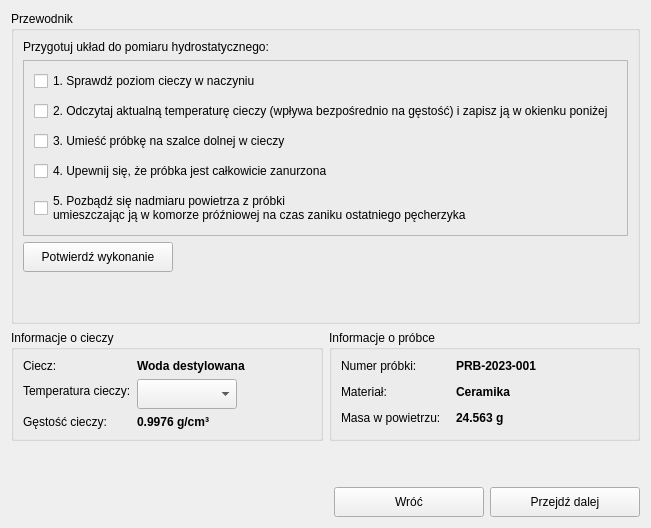
                  <widget class="QWidget" name="pagePrepareMeasureSecond">
                   <layout class="QVBoxLayout" name="verticalLayout_17">
                    <item>
                     <widget class="QGroupBox" name="groupBoxGuidePrepareMeasureSecond">
                      <property name="minimumSize">
                       <size>
                        <width>0</width>
                        <height>250</height>
                       </size>
                      </property>
                      <property name="title">
                       <string>Przewodnik</string>
                      </property>
                      <layout class="QVBoxLayout" name="verticalLayout_32">
                       <item>
                        <widget class="QLabel" name="labelGuidePrepareMeasureSecond">
                         <property name="font">
                          <font>
                           <pointsize>9</pointsize>
                          </font>
                         </property>
                         <property name="text">
                          <string>Przygotuj układ do pomiaru hydrostatycznego:</string>
                         </property>
                         <property name="wordWrap">
                          <bool>true</bool>
                         </property>
                        </widget>
                       </item>
                       <item>
                        <widget class="QFrame" name="frameStepsPrepareMeasureSecond">
                         <property name="frameShape">
                          <enum>QFrame::Shape::StyledPanel</enum>
                         </property>
                         <property name="frameShadow">
                          <enum>QFrame::Shadow::Raised</enum>
                         </property>
                         <layout class="QVBoxLayout" name="stepsLayout">
                          <property name="spacing">
                           <number>10</number>
                          </property>
                          <property name="leftMargin">
                           <number>10</number>
                          </property>
                          <property name="topMargin">
                           <number>10</number>
                          </property>
                          <property name="rightMargin">
                           <number>10</number>
                          </property>
                          <property name="bottomMargin">
                           <number>10</number>
                          </property>
                          <item>
                           <layout class="QHBoxLayout" name="step1Layout">
                            <item>
                             <widget class="QCheckBox" name="stepFirstPrepareMeasureSecond">
                              <property name="font">
                               <font>
                                <pointsize>9</pointsize>
                                <hintingpreference>PreferDefaultHinting</hintingpreference>
                               </font>
                              </property>
                              <property name="layoutDirection">
                               <enum>Qt::LayoutDirection::LeftToRight</enum>
                              </property>
                              <property name="text">
                               <string>1. Sprawdź poziom cieczy w naczyniu</string>
                              </property>
                             </widget>
                            </item>
                           </layout>
                          </item>
                          <item>
                           <layout class="QHBoxLayout" name="step2Layout">
                            <item>
                             <widget class="QCheckBox" name="stepTwoPrepareMeasureSecond">
                              <property name="text">
                               <string>2. Odczytaj aktualną temperaturę cieczy (wpływa bezpośrednio na gęstość) i zapisz ją w okienku poniżej </string>
                              </property>
                              <property name="tristate">
                               <bool>false</bool>
                              </property>
                             </widget>
                            </item>
                           </layout>
                          </item>
                          <item>
                           <layout class="QHBoxLayout" name="step3Layout">
                            <item>
                             <widget class="QCheckBox" name="stepTreePrepareMeasureSecond">
                              <property name="text">
                               <string>3. Umieść próbkę na szalce dolnej w cieczy</string>
                              </property>
                             </widget>
                            </item>
                           </layout>
                          </item>
                          <item>
                           <layout class="QHBoxLayout" name="step4Layout">
                            <item>
                             <widget class="QCheckBox" name="stepFourPrepareMeasureSecond">
                              <property name="text">
                               <string>4. Upewnij się, że próbka jest całkowicie zanurzona</string>
                              </property>
                             </widget>
                            </item>
                           </layout>
                          </item>
                          <item>
                           <layout class="QHBoxLayout" name="step5Layout">
                            <item>
                             <widget class="QCheckBox" name="stepFivePrepareMeasureSecond">
                              <property name="text">
                               <string>5. Pozbądź się nadmiaru powietrza z próbki 
umieszczając ją w komorze próźniowej na czas zaniku ostatniego pęcherzyka</string>
                              </property>
                             </widget>
                            </item>
                           </layout>
                          </item>
                         </layout>
                        </widget>
                       </item>
                       <item>
                        <widget class="QPushButton" name="buttonConfrimPrepareMeasureSecond">
                         <property name="minimumSize">
                          <size>
                           <width>150</width>
                           <height>30</height>
                          </size>
                         </property>
                         <property name="maximumSize">
                          <size>
                           <width>150</width>
                           <height>16777215</height>
                          </size>
                         </property>
                         <property name="text">
                          <string>Potwierdź wykonanie</string>
                         </property>
                        </widget>
                       </item>
                       <item>
                        <spacer name="verticalSpacer_7">
                         <property name="orientation">
                          <enum>Qt::Orientation::Vertical</enum>
                         </property>
                         <property name="sizeHint" stdset="0">
                          <size>
                           <width>20</width>
                           <height>40</height>
                          </size>
                         </property>
                        </spacer>
                       </item>
                      </layout>
                     </widget>
                    </item>
                    <item>
                     <layout class="QHBoxLayout" name="horizontalLayout_8">
                      <item>
                       <widget class="QGroupBox" name="groupBoxFluidInfoPrepareMeasureSecond">
                        <property name="sizePolicy">
                         <sizepolicy hsizetype="Preferred" vsizetype="MinimumExpanding">
                          <horstretch>0</horstretch>
                          <verstretch>0</verstretch>
                         </sizepolicy>
                        </property>
                        <property name="maximumSize">
                         <size>
                          <width>16777215</width>
                          <height>16777215</height>
                         </size>
                        </property>
                        <property name="title">
                         <string>Informacje o cieczy</string>
                        </property>
                        <layout class="QFormLayout" name="formLayout_3">
                         <item row="0" column="0">
                          <widget class="QLabel" name="labelLiquidTypePrepareMeasureSecond">
                           <property name="text">
                            <string>Ciecz:</string>
                           </property>
                          </widget>
                         </item>
                         <item row="0" column="1">
                          <widget class="QLabel" name="editLiquidTypePrepareMeasureSecond">
                           <property name="font">
                            <font>
                             <bold>true</bold>
                            </font>
                           </property>
                           <property name="text">
                            <string>Woda destylowana</string>
                           </property>
                          </widget>
                         </item>
                         <item row="1" column="0">
                          <widget class="QLabel" name="labelTemperatureFluidPrepareMeasureSecond">
                           <property name="maximumSize">
                            <size>
                             <width>130</width>
                             <height>16777215</height>
                            </size>
                           </property>
                           <property name="text">
                            <string>Temperatura cieczy:</string>
                           </property>
                          </widget>
                         </item>
                         <item row="1" column="1">
                          <widget class="QComboBox" name="comboBoxTempFluidPrepareMeasureSecond">
                           <property name="minimumSize">
                            <size>
                             <width>0</width>
                             <height>30</height>
                            </size>
                           </property>
                           <property name="maximumSize">
                            <size>
                             <width>100</width>
                             <height>16777215</height>
                            </size>
                           </property>
                          </widget>
                         </item>
                         <item row="2" column="0">
                          <widget class="QLabel" name="labeLiquidDensityPrepareMeasureSecond">
                           <property name="text">
                            <string>Gęstość cieczy:</string>
                           </property>
                          </widget>
                         </item>
                         <item row="2" column="1">
                          <widget class="QLabel" name="labelLiquidDensityValuePrepareMeasureSecond">
                           <property name="font">
                            <font>
                             <bold>true</bold>
                            </font>
                           </property>
                           <property name="text">
                            <string>0.9976 g/cm³</string>
                           </property>
                          </widget>
                         </item>
                        </layout>
                       </widget>
                      </item>
                      <item>
                       <widget class="QGroupBox" name="groupBoxSampleInfoPrepareMeasureSecond">
                        <property name="sizePolicy">
                         <sizepolicy hsizetype="Preferred" vsizetype="MinimumExpanding">
                          <horstretch>0</horstretch>
                          <verstretch>0</verstretch>
                         </sizepolicy>
                        </property>
                        <property name="title">
                         <string>Informacje o próbce</string>
                        </property>
                        <layout class="QFormLayout" name="formLayout_2">
                         <property name="horizontalSpacing">
                          <number>15</number>
                         </property>
                         <property name="verticalSpacing">
                          <number>12</number>
                         </property>
                         <item row="0" column="0">
                          <widget class="QLabel" name="labelSampleIdPrepareMeasureSecond">
                           <property name="text">
                            <string>Numer próbki:</string>
                           </property>
                          </widget>
                         </item>
                         <item row="0" column="1">
                          <widget class="QLabel" name="editSampleIdValuePrepareMeasureSecond">
                           <property name="font">
                            <font>
                             <bold>true</bold>
                            </font>
                           </property>
                           <property name="text">
                            <string>PRB-2023-001</string>
                           </property>
                          </widget>
                         </item>
                         <item row="1" column="0">
                          <widget class="QLabel" name="labelSampleMaterialPrepareMeasureSecond">
                           <property name="text">
                            <string>Materiał:</string>
                           </property>
                          </widget>
                         </item>
                         <item row="1" column="1">
                          <widget class="QLabel" name="editSampleMaterialValuePrepareMeasureSecond">
                           <property name="font">
                            <font>
                             <bold>true</bold>
                            </font>
                           </property>
                           <property name="text">
                            <string>Ceramika</string>
                           </property>
                          </widget>
                         </item>
                         <item row="2" column="0">
                          <widget class="QLabel" name="labelAirWeightPrepareMeasureSecond">
                           <property name="text">
                            <string>Masa w powietrzu:</string>
                           </property>
                          </widget>
                         </item>
                         <item row="2" column="1">
                          <widget class="QLabel" name="labelAirWeightValuePrepareMeasureSecond">
                           <property name="font">
                            <font>
                             <bold>true</bold>
                            </font>
                           </property>
                           <property name="text">
                            <string>24.563 g</string>
                           </property>
                          </widget>
                         </item>
                        </layout>
                       </widget>
                      </item>
                     </layout>
                    </item>
                    <item>
                     <spacer name="verticalSpacer_6">
                      <property name="orientation">
                       <enum>Qt::Orientation::Vertical</enum>
                      </property>
                      <property name="sizeHint" stdset="0">
                       <size>
                        <width>20</width>
                        <height>40</height>
                       </size>
                      </property>
                     </spacer>
                    </item>
                    <item>
                     <layout class="QHBoxLayout" name="navigationButtonsLayout">
                      <item>
                       <spacer name="horizontalSpacer">
                        <property name="orientation">
                         <enum>Qt::Orientation::Horizontal</enum>
                        </property>
                        <property name="sizeHint" stdset="0">
                         <size>
                          <width>40</width>
                          <height>20</height>
                         </size>
                        </property>
                       </spacer>
                      </item>
                      <item>
                       <widget class="QPushButton" name="buttonPrevPreparation">
                        <property name="minimumSize">
                         <size>
                          <width>150</width>
                          <height>30</height>
                         </size>
                        </property>
                        <property name="text">
                         <string>Wróć</string>
                        </property>
                       </widget>
                      </item>
                      <item>
                       <widget class="QPushButton" name="buttonNextPreparation">
                        <property name="minimumSize">
                         <size>
                          <width>150</width>
                          <height>30</height>
                         </size>
                        </property>
                        <property name="text">
                         <string>Przejdź dalej</string>
                        </property>
                       </widget>
                      </item>
                     </layout>
                    </item>
                   </layout>
                  </widget>
